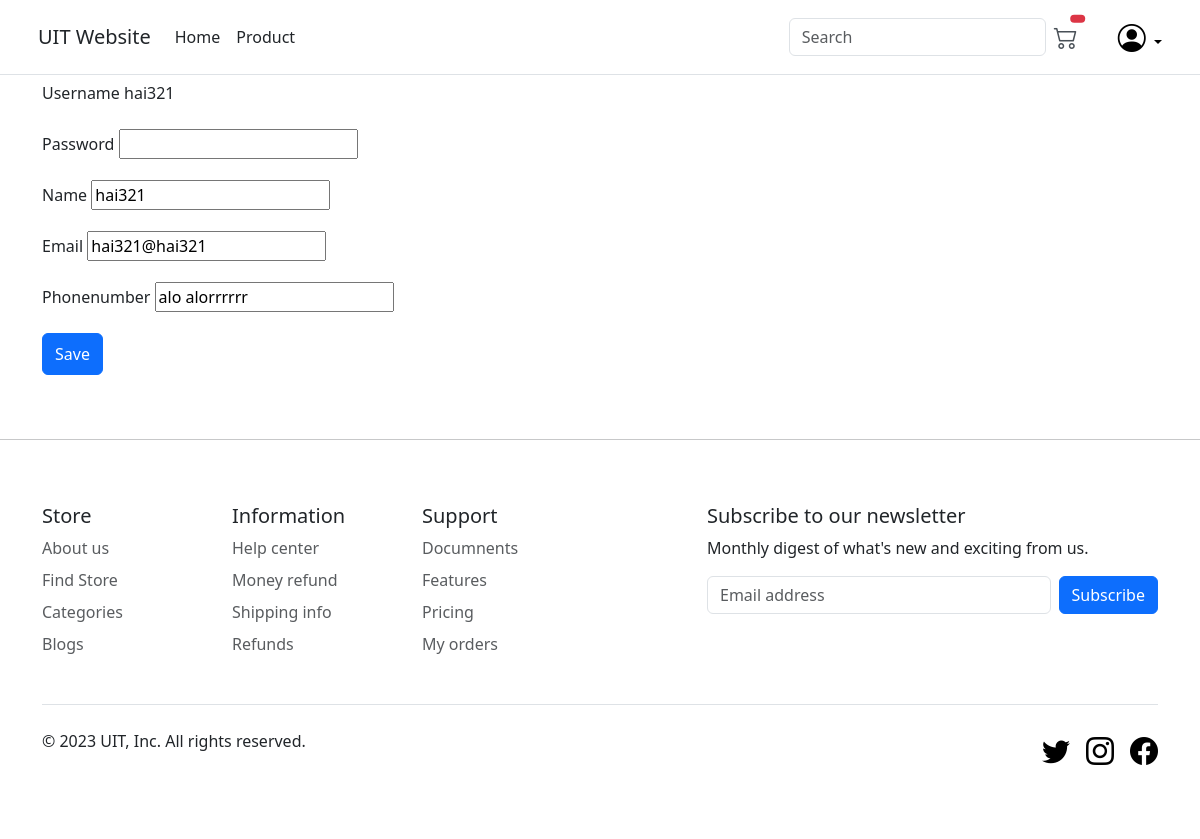
The app's page /account/ (signed in), older data.
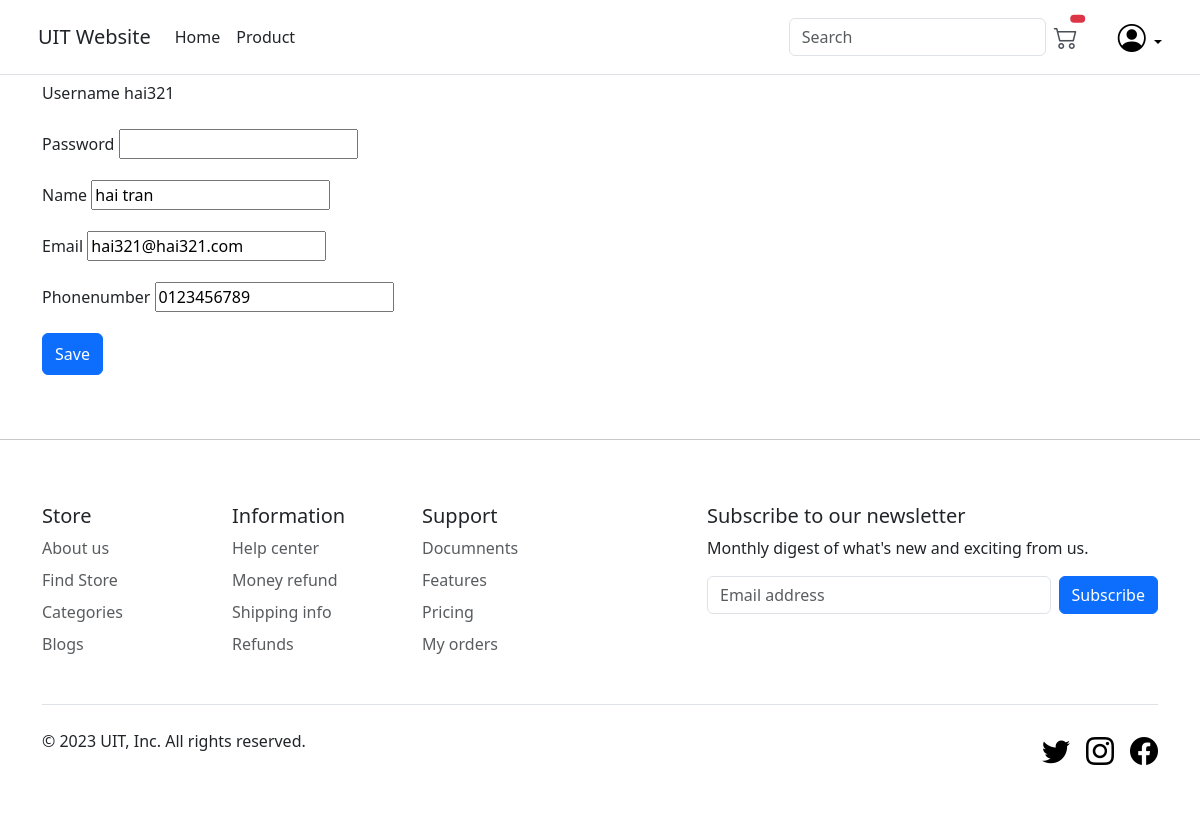
The same page, newer data.
### main/models.py (models this page shows, shortened)
class Customer(models.Model):
    user = models.OneToOneField(User, on_delete=models.CASCADE,null=True, blank=True)
    name = models.CharField(max_length=200, null=True)
    email = models.EmailField(max_length=200, null=True)
    phone = models.CharField(max_length=200, null=True)

### main/views.py (the view, shortened to what this page needs)
# urls.py: path('account/',views.accountPage, name='account'),
@login_required(login_url='login')   # need to login for account module
def accountPage(request):
    customer = request.user.customer    # render the page base on user
    context = {
        'customer': customer
    }
    return render(request, 'main/account.html', context)

### main/templates/main/account.html (shortened to what this page needs)
{% extends "main/base.html" %}
{% load static %}
{% block content %}
<form method="POST" action="">
    <div class="mb-3">
        <label class="form-label" for="username">Username</label>
        <label class="form-label" for="username">{{customer.user.username}}</label>
    </div>
    <div class="mb-3">
        <label class="form-label" for="password">Password</label>
        <input type="password" name="password" id="password" >
    </div>
    <div class="mb-3">
        <label class="form-label" for="name">Name</label>
        <input type="name" name="name" id="name" value="{{customer.name}}">
    </div>
    <div class="mb-3">
        <label class="form-label" for="email">Email</label>
        <input type="email" name="email" id="email" value="{{customer.email}}">
    </div>
    <div class="mb-3">
        <label class="form-label" for="phone">Phonenumber</label>
        <input type="phone" name="phone" id="phone" value="{{customer.phone}}">
    </div>
    <button class="btn btn-primary w-10 py-2" type="submit" value="Save">Save</button>
</form>
{% endblock content %}

Row changes from the older to the newer data that the page shows:
changed Customer "hai321": name "hai321" → "hai tran"; email "hai321@hai321" → "hai321@hai321.com"; phone "alo alorrrrrr" → "0123456789"
